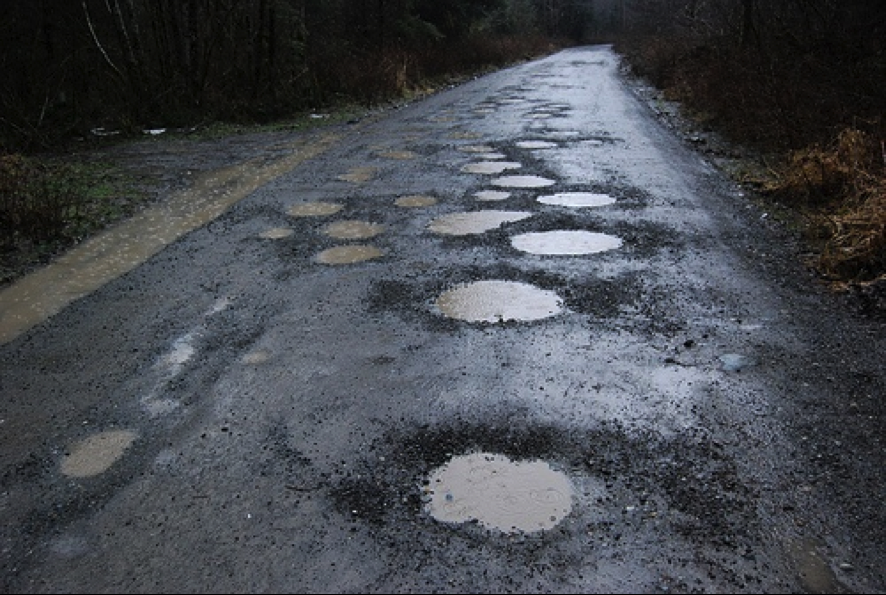
#> input picture sample.jpg, 886 x 595 px
$ python -i app.py   (imports and definitions only)
#> lines starting #> are read from the running program, lines starting #| are printed output that depends on the picture; after the words box and inside, x2 and y2 are one past the last pixel; in counts of white or black regions, pixels touching at a corner belong together
#> further down, picture is the input picture: shape (595, 886, 3); mean B, G, R 78.7, 72.8, 69.2
import os
import csv
from datetime import datetime

from flask import Flask, render_template, request
import cv2
import numpy as np

# ---------------------------------------------
# Flask app initialization
# ---------------------------------------------
# [4 lines not run here, left out]

REPORTS_FILE = "reports.csv"


# ---------------------------------------------
# Helper: initialise reports CSV file
# ---------------------------------------------
# [16 lines left out: functions init_reports_file, load_reports, not called in this run]


# [1 line not run here, left out]


# ---------------------------------------------
# Pothole detection (handles small & big holes)
# ---------------------------------------------
def detect_potholes(image_bgr):
    """
    Classical computer-vision based pothole detector.
    - Focus on lower road region
    - Threshold + light morphology
    - Filters by area and shape so that both
      small and big potholes are detected.
    """
    # Resize to fixed size for stability
    img = cv2.resize(image_bgr, (640, 480))
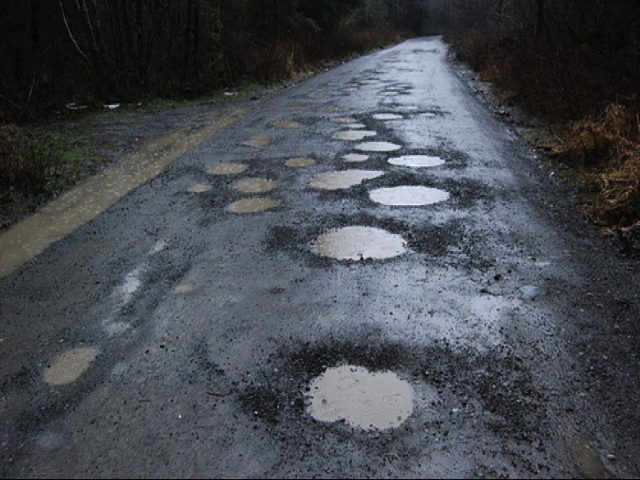
#> img: shape (480, 640, 3); mean B, G, R 78.6, 72.7, 69.1

    # 1) Focus on road area (bottom ~70%)
    h, w, _ = img.shape
#> h = 480; w = 640
    roi = img[int(h * 0.3):h, 0:w]  # region of interest
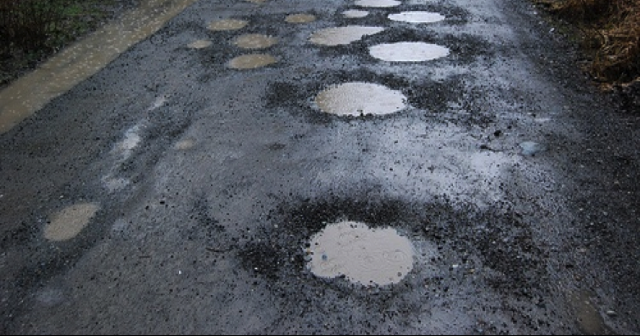
#> roi: shape (336, 640, 3); mean B, G, R 91.2, 83.5, 79.2
    roi_h, roi_w, _ = roi.shape
#> roi_h = 336; roi_w = 640
    roi_area = roi_h * roi_w
#> roi_area = 215040

    # 2) Grayscale + blur
    gray = cv2.cvtColor(roi, cv2.COLOR_BGR2GRAY)
    blur = cv2.GaussianBlur(gray, (5, 5), 0)
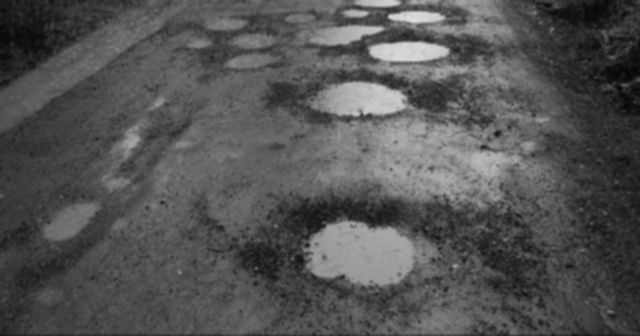
#> blur: shape (336, 640); min 4, max 225, mean 83.1

    # 3) Threshold – dark regions become white
    _, thresh = cv2.threshold(
        blur, 0, 255, cv2.THRESH_BINARY_INV + cv2.THRESH_OTSU
    )
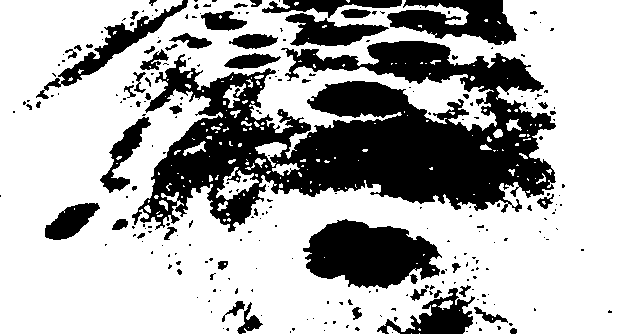
#> thresh: shape (336, 640); 69.4% white; 259 black regions (205 under 20 px), largest, box (x1, y1, x2, y2) and area: (132, 41, 556, 232) 40626, (303, 219, 442, 289) 6507, (387, 0, 517, 45) 3442

    # 4) Light morphology to reduce noise but not merge everything
    kernel = np.ones((3, 3), np.uint8)
    closing = cv2.morphologyEx(thresh, cv2.MORPH_CLOSE, kernel, iterations=1)
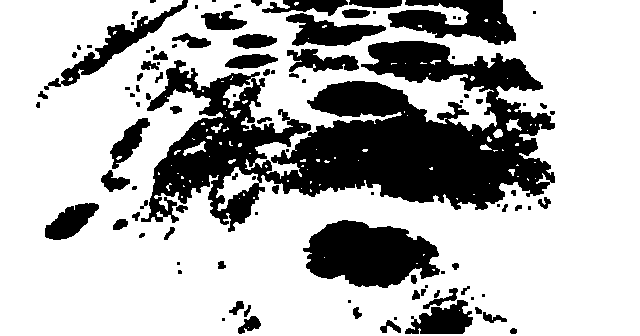
#> closing: shape (336, 640); 70.9% white; 104 black regions (41 under 20 px), largest, box (x1, y1, x2, y2) and area: (141, 41, 555, 232) 37879, (303, 220, 440, 288) 6463, (388, 0, 516, 45) 3378
    opening = cv2.morphologyEx(closing, cv2.MORPH_OPEN, kernel, iterations=1)
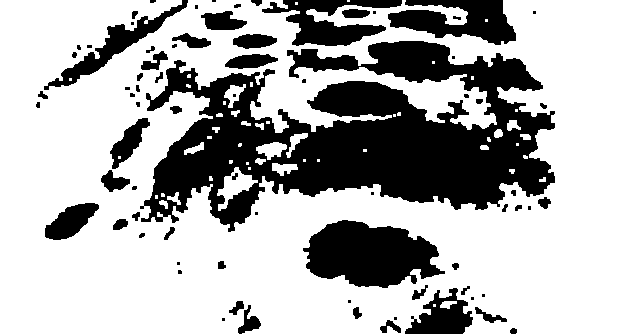
#> opening: shape (336, 640); 70.1% white; 75 black regions (27 under 20 px)

    # 5) Find contours
    contours, _ = cv2.findContours(
        opening, cv2.RETR_EXTERNAL, cv2.CHAIN_APPROX_SIMPLE
    )
#> contours = 5 contours, 4 with area under 20; largest, box (x1, y1, x2, y2) and area: (0, 0, 640, 336) 204920

    pothole_count = 0
    annotated = img.copy()

    for cnt in contours:
        area = cv2.contourArea(cnt)

        # ---- TUNING PARAMETERS ----
        min_area = 200                # ignore tiny blobs
        max_area = 0.65 * roi_area    # allow big potholes, but not whole road

        if area < min_area or area > max_area:
            continue

        x, y, w_box, h_box = cv2.boundingRect(cnt)
        aspect_ratio = w_box / float(h_box)

        # Allow a wide range so big wide potholes are not removed
        if aspect_ratio < 0.2 or aspect_ratio > 6.0:
            continue

        # Convert ROI coordinates to full-image coordinates
        y_full = int(h * 0.3) + y

        pothole_count += 1
        cv2.rectangle(
            annotated,
            (x, y_full),
            (x + w_box, y_full + h_box),
            (0, 0, 255),
            2,
        )
        cv2.putText(
            annotated,
            "Pothole",
            (x, y_full - 5),
            cv2.FONT_HERSHEY_SIMPLEX,
            0.5,
            (0, 0, 255),
            1,
            cv2.LINE_AA,
        )
#> this loop made 5 passes
#> area on pass 5: 204919.5
#> after the loop, pothole_count = 0

    return annotated, pothole_count


# ---------------------------------------------
# Flask route
# ---------------------------------------------
# [54 lines that did not run here, left out]


# ---------------------------------------------
# Main entry point
# ---------------------------------------------
# [2 lines not run here, left out]

>>> import cv2
>>> picture = cv2.imread('sample.jpg')
>>> result = detect_potholes(picture)
